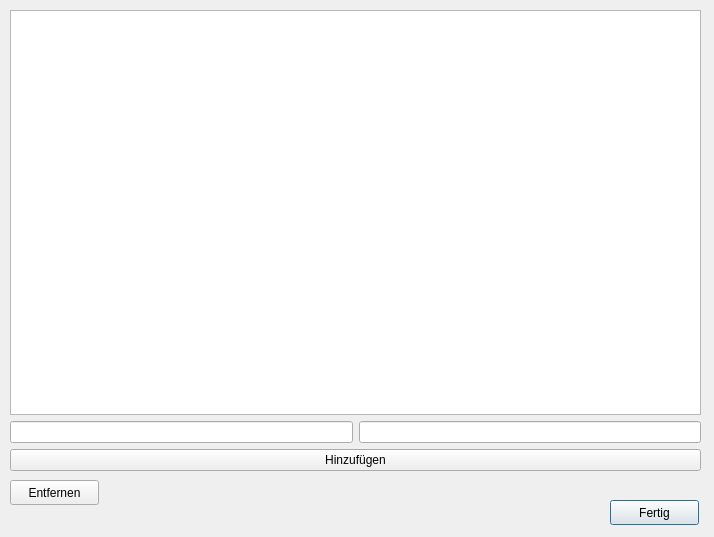
<?xml version="1.0" encoding="UTF-8"?>
<ui version="4.0">
 <class>ListEdit</class>
 <widget class="QDialog" name="ListEdit">
  <property name="geometry">
   <rect>
    <x>0</x>
    <y>0</y>
    <width>714</width>
    <height>537</height>
   </rect>
  </property>
  <property name="windowTitle">
   <string>Dialog</string>
  </property>
  <widget class="QPushButton" name="finish">
   <property name="geometry">
    <rect>
     <x>610</x>
     <y>500</y>
     <width>89</width>
     <height>25</height>
    </rect>
   </property>
   <property name="text">
    <string>Fertig</string>
   </property>
  </widget>
  <widget class="QPushButton" name="removeStation">
   <property name="geometry">
    <rect>
     <x>10</x>
     <y>480</y>
     <width>89</width>
     <height>25</height>
    </rect>
   </property>
   <property name="text">
    <string>Entfernen</string>
   </property>
  </widget>
  <widget class="QWidget" name="">
   <property name="geometry">
    <rect>
     <x>10</x>
     <y>10</y>
     <width>691</width>
     <height>461</height>
    </rect>
   </property>
   <layout class="QVBoxLayout" name="verticalLayout_2">
    <item>
     <widget class="QTableView" name="stationTableView">
      <property name="editTriggers">
       <set>QAbstractItemView::NoEditTriggers</set>
      </property>
      <property name="selectionMode">
       <enum>QAbstractItemView::SingleSelection</enum>
      </property>
      <property name="selectionBehavior">
       <enum>QAbstractItemView::SelectRows</enum>
      </property>
      <attribute name="verticalHeaderVisible">
       <bool>false</bool>
      </attribute>
     </widget>
    </item>
    <item>
     <layout class="QVBoxLayout" name="verticalLayout">
      <item>
       <layout class="QHBoxLayout" name="horizontalLayout">
        <item>
         <widget class="QLineEdit" name="stationTitle"/>
        </item>
        <item>
         <widget class="QLineEdit" name="stationURL"/>
        </item>
       </layout>
      </item>
      <item>
       <widget class="QPushButton" name="addStation">
        <property name="text">
         <string>Hinzufügen</string>
        </property>
        <property name="shortcut">
         <string>Return</string>
        </property>
       </widget>
      </item>
     </layout>
    </item>
   </layout>
  </widget>
 </widget>
 <resources/>
 <connections/>
</ui>
